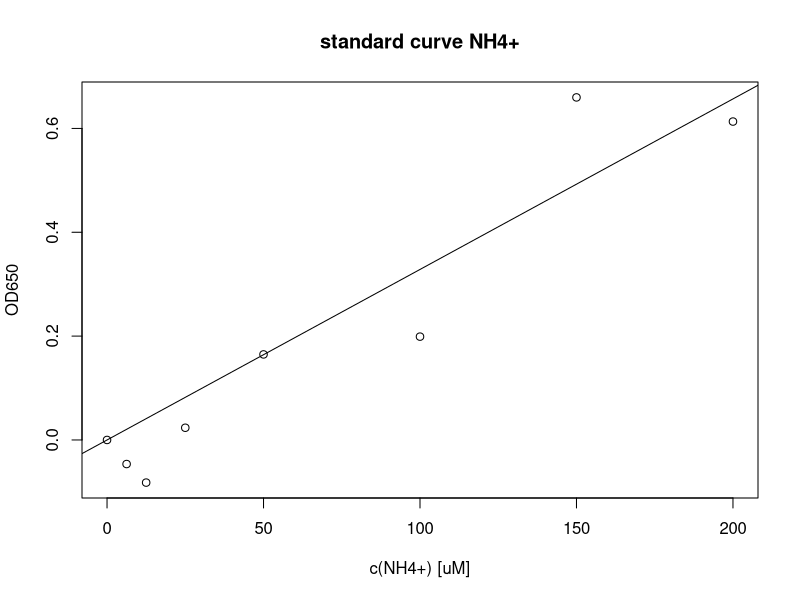
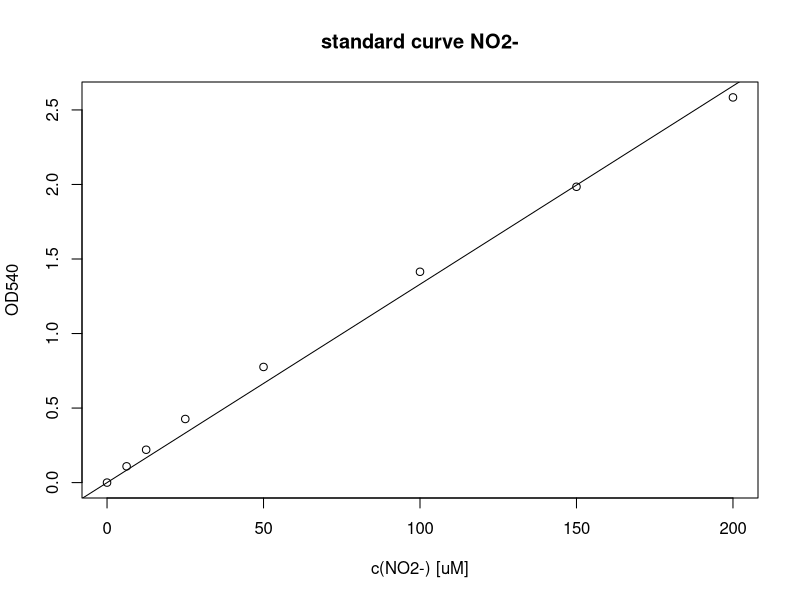
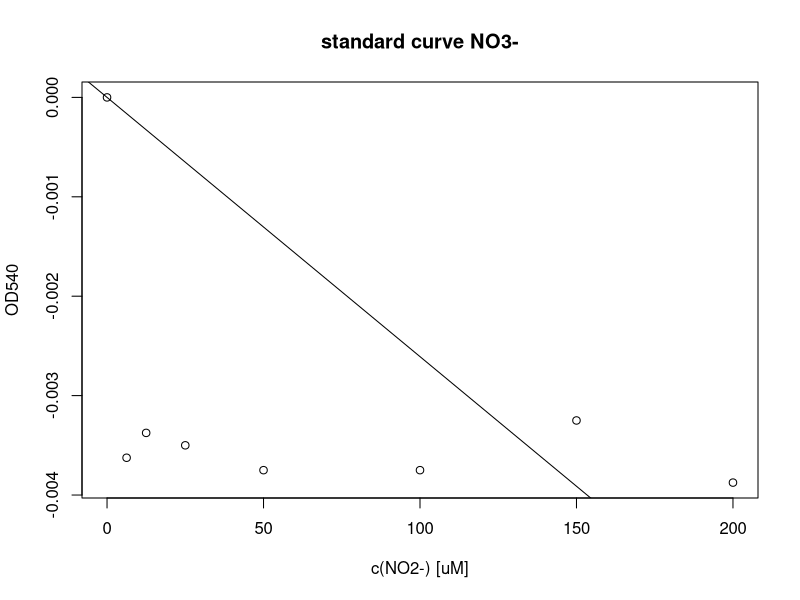
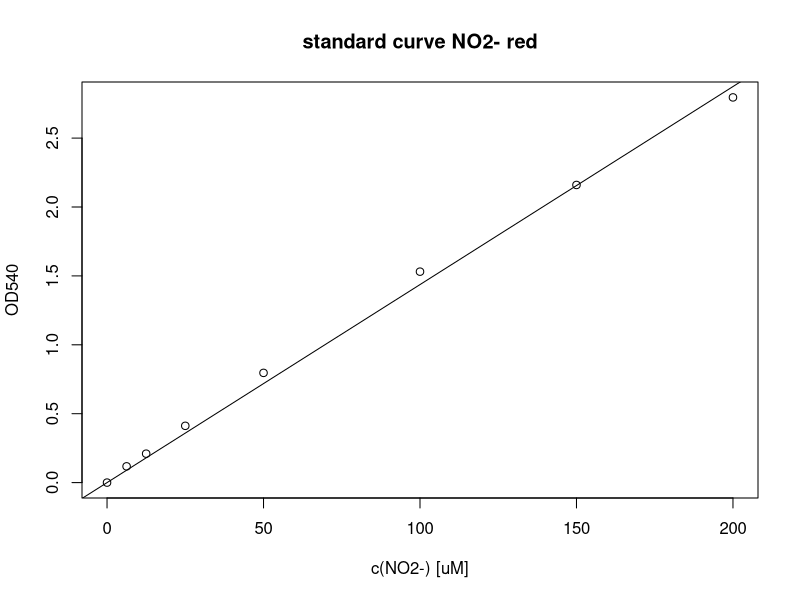
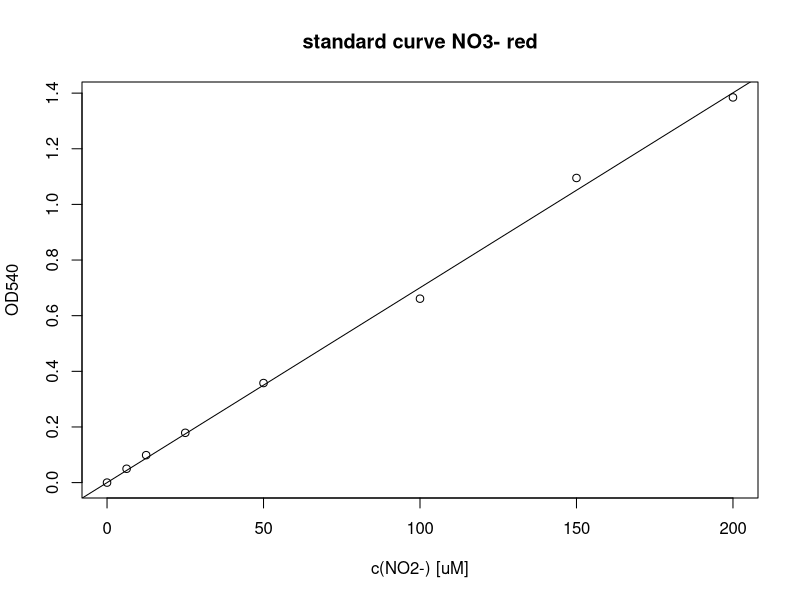

R code for these plots, in order:
# script for processing standards of colorimetric data 
# marmic practical - microbial physiology - experiment 2

# data import
standard <- read.delim("E3_standard.txt", sep = "\t", dec = ",")

# calculating mean and standard deviation

# NH4
NH4 <- standard[33:48,c(1,2,5,6,7,8)]
NH4_mean <- as.data.frame(NH4[,2])
for (i in 1:nrow(NH4_mean)) {
  NH4_mean[i,2] <- mean(c(NH4[i,3], NH4[i,4], NH4[i,5], NH4[i,6]))
  #NH4_mean[i,3] <- sd(c(NH4[i,3], NH4[i,4], NH4[i,5], NH4[i,6]))
}
colnames(NH4_mean) <- c("concentration",
                        "OD"
                        #,"SD"
                        )
NH4_mean <- aggregate(data=NH4_mean, OD~., FUN=mean)
# blanc substraction
NH4_blanc <- NH4_mean$OD[1]
NH4_mean$OD <- NH4_mean$OD-NH4_mean$OD[1]
# linear model
NH4_lm <- lm(OD ~ 0 + concentration, data=NH4_mean)
summary(NH4_lm)
NH4_coef <- NH4_lm$coefficients[[1]]
plot(x=NH4_mean$concentration,
     y=NH4_mean$OD,
     main = "standard curve NH4+",
     xlab = "c(NH4+) [uM]",
     ylab = "OD650")
abline(NH4_lm)


# N02 measurement 1
NO2_1 <- standard[1:16,c(1,2,5,6,7,8)]
NO2_1_mean <- as.data.frame(NO2_1[,2])
for (i in 1:nrow(NO2_1_mean)) {
  NO2_1_mean[i,2] <- mean(c(NO2_1[i,3], NO2_1[i,4], NO2_1[i,5], NO2_1[i,6]))
}
colnames(NO2_1_mean) <- c("concentration", "OD")
NO2_1_mean <- aggregate(data=NO2_1_mean, OD~., FUN=mean)
# blanc substraction
NO2_1_blanc <- NO2_1_mean$OD[1]
NO2_1_mean$OD <- NO2_1_mean$OD-NO2_1_mean$OD[1]
# linear model
NO2_1_lm <- lm(OD ~ 0 + concentration, data=NO2_1_mean)
summary(NO2_1_lm)
NO2_1_coef <- NO2_1_lm$coefficients[[1]]
plot(x=NO2_1_mean$concentration,
     y=NO2_1_mean$OD,
     main = "standard curve NO2-",
     xlab = "c(NO2-) [uM]",
     ylab = "OD540")
abline(NO2_1_lm)


# N03 measurement 1
NO3_1 <- standard[17:32,c(1,2,5,6,7,8)]
NO3_1_mean <- as.data.frame(NO3_1[,2])
for (i in 1:nrow(NO3_1_mean)) {
  NO3_1_mean[i,2] <- mean(c(NO3_1[i,3], NO3_1[i,4], NO3_1[i,5], NO3_1[i,6]))
}
colnames(NO3_1_mean) <- c("concentration", "OD")
NO3_1_mean <- aggregate(data=NO3_1_mean, OD~., FUN=mean)
# blanc substraction
NO3_1_blanc <- NO3_1_mean$OD[1]
NO3_1_mean$OD <- NO3_1_mean$OD-NO3_1_mean$OD[1]
# linear model
NO3_1_lm <- lm(OD ~ 0 + concentration, data=NO3_1_mean)
summary(NO3_1_lm)
NO3_1_coef <- NO3_1_lm$coefficients[[1]]
plot(x=NO3_1_mean$concentration,
     y=NO3_1_mean$OD,
     main = "standard curve NO3-",
     xlab = "c(NO2-) [uM]",
     ylab = "OD540")
abline(NO3_1_lm)


# N02 measurement 2
NO2_2 <- standard[1:16,c(1,2,9,10,11,12)]
NO2_2_mean <- as.data.frame(NO2_2[,2])
for (i in 1:nrow(NO2_2_mean)) {
  NO2_2_mean[i,2] <- mean(c(NO2_2[i,3], NO2_2[i,4], NO2_2[i,5], NO2_2[i,6]))
}
colnames(NO2_2_mean) <- c("concentration", "OD")
NO2_2_mean <- aggregate(data=NO2_2_mean, OD~., FUN=mean)
# blanc substraction
NO2_2_blanc <- NO2_2_mean$OD[1]
NO2_2_mean$OD <- NO2_2_mean$OD-NO2_2_mean$OD[1]
# linear model
NO2_2_lm <- lm(OD ~ 0 + concentration, data=NO2_2_mean)
summary(NO2_2_lm)
NO2_2_coef <- NO2_2_lm$coefficients[[1]]
plot(x=NO2_2_mean$concentration,
     y=NO2_2_mean$OD,
     main = "standard curve NO2- red",
     xlab = "c(NO2-) [uM]",
     ylab = "OD540")
abline(NO2_2_lm)


# N03 measurement 2
NO3_2 <- standard[17:32,c(1,2,9,10,11,12)]
NO3_2_mean <- as.data.frame(NO3_2[,2])
for (i in 1:nrow(NO3_2_mean)) {
  NO3_2_mean[i,2] <- mean(c(NO3_2[i,3], NO3_2[i,4], NO3_2[i,5], NO3_2[i,6]))
}
colnames(NO3_2_mean) <- c("concentration", "OD")
NO3_2_mean <- aggregate(data=NO3_2_mean, OD~., FUN=mean)
# blanc substraction
NO3_2_blanc <- NO3_2_mean$OD[1]
NO3_2_mean$OD <- NO3_2_mean$OD-NO3_2_mean$OD[1]
# linear model
NO3_2_lm <- lm(OD ~ 0 + concentration, data=NO3_2_mean)
summary(NO3_2_lm)
NO3_2_coef <- NO3_2_lm$coefficients[[1]]
plot(x=NO3_2_mean$concentration,
     y=NO3_2_mean$OD,
     main = "standard curve NO3- red",
     xlab = "c(NO2-) [uM]",
     ylab = "OD540")
abline(NO3_2_lm)

